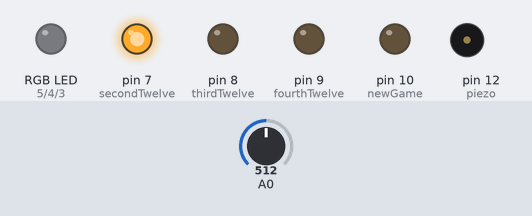
A sketch run on a simulated Arduino Uno, built with avr-gcc and run on an emulated ATmega328P. On the bench: an RGB LED mixed from three pins (HIGH = lit), output pins drawn as LEDs (lit = HIGH), buzzer (waves = sounding). The test bench sets the inputs (shaded band); at power-on: A0 = 512. Dim RGB values are drawn brighter than linear; pins used as bus, display or sensor lines are not drawn; what the sketch prints to the serial monitor is not drawn.

Above: at 0.98 s.
1.3 s: A0 set to 3
At 1.4 s:
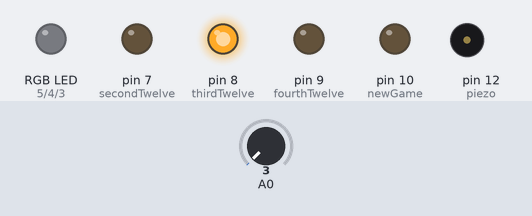
4.3 s: A0 set to 0
At 11.1 s:
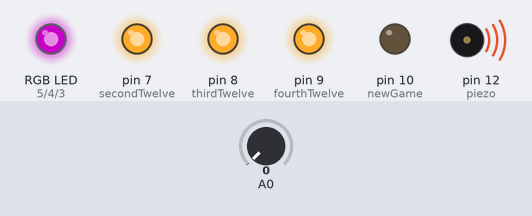
Timing chart, 0 to 13.3 s (numbered marks = the images above; inputs shaded):
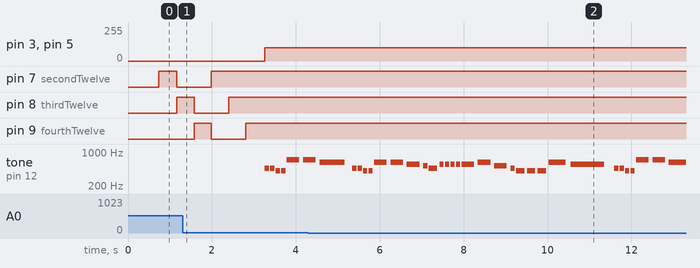

The sketch:

LEDproject.ino
```cpp
int value; // the value of the pressure sensor
int score; // holds the users score
int level;

// RGB LED colours
const int RedPin = 5;
const int GreenPin = 4;
const int BluePin = 3;
const int piezo = 12;
const int firstTwelve = 6;
const int secondTwelve = 7;
const int thirdTwelve = 8;
const int fourthTwelve = 9;
const int newGame = 10;

/*  RickRollCode

    LINK: https://create.arduino.cc/projecthub/410027/rickroll-piezo-buzzer-a1cd11?ref=part&ref_id=8233&offset=3

    AUTHOR: Rowan Packard
    rowanpackard@gmail.com

    DISCLAIMER: The song "Never Gonna Give You Up" by Rick Astley
    is not the creative property of the author. This code simply
    plays a Piezo buzzer rendition of the song.
*/

#define  a3f    208     // 208 Hz
#define  b3f    233     // 233 Hz
#define  b3     247     // 247 Hz
#define  c4     261     // 261 Hz MIDDLE C
#define  c4s    277     // 277 Hz
#define  e4f    311     // 311 Hz
#define  f4     349     // 349 Hz
#define  a4f    415     // 415 Hz
#define  b4f    466     // 466 Hz
#define  b4     493     // 493 Hz
#define  c5     523     // 523 Hz
#define  c5s    554     // 554 Hz
#define  e5f    622     // 622 Hz
#define  f5     698     // 698 Hz
#define  f5s    740     // 740 Hz
#define  a5f    831     // 831 Hz

#define rest    -1

int led = LED_BUILTIN;

volatile int beatlength = 100; // determines tempo
float beatseparationconstant = 0.3;

int threshold;

int a; // part index
int b; // song index

// Parts 4 or 6 (Chorus)

int song1_chorus_melody[] =
{ b4f, b4f, a4f, a4f,
  f5, f5, e5f, b4f, b4f, a4f, a4f, e5f, e5f, c5s, c5, b4f,
  c5s, c5s, c5s, c5s,
  c5s, e5f, c5, b4f, a4f, a4f, a4f, e5f, c5s,
  b4f, b4f, a4f, a4f,
  f5, f5, e5f, b4f, b4f, a4f, a4f, a5f, c5, c5s, c5, b4f,
  c5s, c5s, c5s, c5s,
  c5s, e5f, c5, b4f, a4f, rest, a4f, e5f, c5s, rest
};

int song1_chorus_rhythmn[] =
{ 1, 1, 1, 1,
  3, 3, 6, 1, 1, 1, 1, 3, 3, 3, 1, 2,
  1, 1, 1, 1,
  3, 3, 3, 1, 2, 2, 2, 4, 8,
  1, 1, 1, 1,
  3, 3, 6, 1, 1, 1, 1, 3, 3, 3, 1, 2,
  1, 1, 1, 1,
  3, 3, 3, 1, 2, 2, 2, 4, 8, 4
};

void setup() {
  // My code
  Serial.begin(9600);
  pinMode(RedPin, OUTPUT);
  pinMode(GreenPin, OUTPUT);
  pinMode(BluePin, OUTPUT);
  pinMode(piezo, OUTPUT);
  pinMode(firstTwelve, OUTPUT);
  pinMode(secondTwelve, OUTPUT);
  pinMode(thirdTwelve, OUTPUT);
  pinMode(fourthTwelve, OUTPUT);
  pinMode(newGame, OUTPUT);
  score = 0;
  level = 0;
  // Song code
  a = 4;
  b = 0;
}

void loop() {
  impact();
  // Is in the loop otherwise it does not play
  if (level >= 8) {
    magenta();
    endGame();
  }
}

// checks for the impact that happens on the
void impact() {
  value = analogRead(A0); // to see what values are displayed when pressed or hit
  // it constantly spits out either 18 or 9 but can still read it as 1
  // I have no clue why the number defaults to 9
  if (value > 1) {
    green();
    userScore();
    // For some reason always starts and 9 in the console
     Serial.print(value + Serial.write(" value = "));
     Serial.print(score + Serial.write(" score = "));
     Serial.print(level + Serial.write(" level = "));
  }
  else {
    red();
  }
}

// Holds the users score and increases the level based on the amount of points the player has
void userScore() {
  score++;
  if ((score % 12) == 0) {
    level++;
  }
  if (level == 1) {
    digitalWrite(firstTwelve, HIGH);
    digitalWrite(secondTwelve, LOW);
    digitalWrite(thirdTwelve, LOW);
    digitalWrite(fourthTwelve, LOW);
  }
  if (level == 2) {
    digitalWrite(firstTwelve, LOW);
    digitalWrite(secondTwelve, HIGH);
    digitalWrite(thirdTwelve, LOW);
    digitalWrite(fourthTwelve, LOW);
  }
  if (level == 3) {
    digitalWrite(firstTwelve, LOW);
    digitalWrite(secondTwelve, LOW);
    digitalWrite(thirdTwelve, HIGH);
    digitalWrite(fourthTwelve, LOW);
  }
  if (level == 4) {
    digitalWrite(firstTwelve, LOW);
    digitalWrite(secondTwelve, LOW);
    digitalWrite(thirdTwelve, LOW);
    digitalWrite(fourthTwelve, HIGH);
  }
  if (level == 5) {
    digitalWrite(firstTwelve, HIGH);
    digitalWrite(secondTwelve, HIGH);
    digitalWrite(thirdTwelve, LOW);
    digitalWrite(fourthTwelve, LOW);
  }
  if (level == 6) {
    digitalWrite(firstTwelve, HIGH);
    digitalWrite(secondTwelve, HIGH);
    digitalWrite(thirdTwelve, HIGH);
    digitalWrite(fourthTwelve, LOW);
  }
  if (level == 7) {
    digitalWrite(firstTwelve, HIGH);
    digitalWrite(secondTwelve, HIGH);
    digitalWrite(thirdTwelve, HIGH);
    digitalWrite(fourthTwelve, HIGH);
  }
}

// Plays the song once the game has ended
void endGame() {
  int notelength;
  if (a == 4 || a == 6) {
    // chorus
    notelength = beatlength * song1_chorus_rhythmn[b];
    if (song1_chorus_melody[b] > 0) {
      tone(piezo, song1_chorus_melody[b], notelength);
    }
    b++;
    if (b >= sizeof(song1_chorus_melody) / sizeof(int)) {
      a++;
      b = 0;
    }
  }
  delay(notelength);
  noTone(piezo);
  delay(notelength * beatseparationconstant);
}

// Got the rest of the code from https://learn.sparkfun.com/tutorials/sparkfun-inventors-kit-experiment-guide---v40
// In otherwords its code from the book

void red () {
  //set the LED pins to values that make red
  analogWrite(RedPin, 100);
  analogWrite(GreenPin, 0);
  analogWrite(BluePin, 0);
}
void orange () {
  //set the LED pins to values that make orange
  analogWrite(RedPin, 100);
  analogWrite(GreenPin, 50);
  analogWrite(BluePin, 0);
}
void yellow () {
  //set the LED pins to values that make yellow
  analogWrite(RedPin, 100);
  analogWrite(GreenPin, 100);
  analogWrite(BluePin, 0);
}
void green () {
  //set the LED pins to values that make green
  analogWrite(RedPin, 0);
  analogWrite(GreenPin, 100);
  analogWrite(BluePin, 0);
}
void cyan () {
  //set the LED pins to values that make cyan
  analogWrite(RedPin, 0);
  analogWrite(GreenPin, 100);
  analogWrite(BluePin, 100);
}
void blue () {
  //set the LED pins to values that make blue
  analogWrite(RedPin, 0);
  analogWrite(GreenPin, 0);
  analogWrite(BluePin, 100);
}
void magenta () {
  //set the LED pins to values that make magenta
  analogWrite(RedPin, 100);
  analogWrite(GreenPin, 0);
  analogWrite(BluePin, 100);
}
```

Measured:
- the behaviour switches between 2 and 1 on A0 (found by bisection; images 1 and 2)
- by itself, tone on pin 12 (piezo): plays 622 Hz for 0.60 s, 466 Hz for 0.10 s, 466 Hz for 0.10 s, 415 Hz for 0.10 s, 415 Hz for 0.10 s, 622 Hz for 0.30 s … (30 notes in this stretch)
